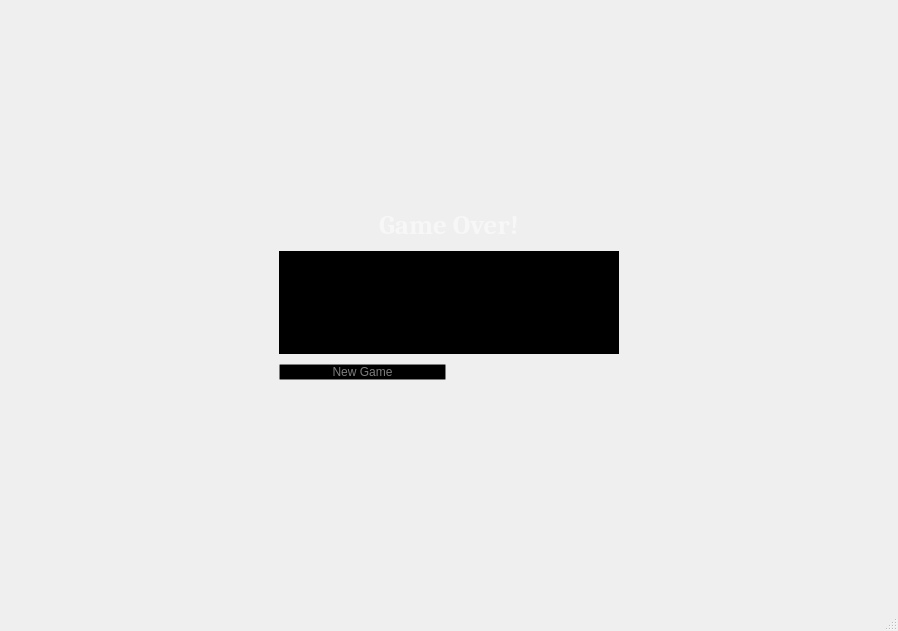
<?xml version="1.0" encoding="UTF-8"?>
<ui version="4.0">
 <class>MainWindow</class>
 <widget class="QMainWindow" name="MainWindow">
  <property name="geometry">
   <rect>
    <x>0</x>
    <y>0</y>
    <width>898</width>
    <height>631</height>
   </rect>
  </property>
  <property name="windowTitle">
   <string>Pairs</string>
  </property>
  <property name="autoFillBackground">
   <bool>false</bool>
  </property>
  <property name="styleSheet">
   <string notr="true">QMainWindow {border-image: url(:/resources/Images/background.png) 0 0 0 0 stretch stretch;}</string>
  </property>
  <widget class="QWidget" name="centralwidget">
   <property name="styleSheet">
    <string notr="true"/>
   </property>
   <layout class="QHBoxLayout" name="horizontalLayout">
    <item>
     <widget class="QStackedWidget" name="stackedWidget">
      <property name="sizePolicy">
       <sizepolicy hsizetype="Expanding" vsizetype="Expanding">
        <horstretch>0</horstretch>
        <verstretch>0</verstretch>
       </sizepolicy>
      </property>
      <property name="currentIndex">
       <number>3</number>
      </property>
      <widget class="QWidget" name="startPage">
       <property name="styleSheet">
        <string notr="true">QLabel { background-color : black; color : rgba(255,255,255,125); border-width: 1px; border-style: solid ; border-color: rgba(255,255,255,125)}
QPushButton {background-color: black; color: rgba(255,255,255,125);border-width: 1px; border-style: solid ; border-color: rgba(255,255,255,125)}
</string>
       </property>
       <layout class="QGridLayout" name="gridLayout_2">
        <item row="0" column="0">
         <layout class="QGridLayout" name="menuGridLayout" columnstretch="0,0">
          <property name="leftMargin">
           <number>300</number>
          </property>
          <property name="topMargin">
           <number>200</number>
          </property>
          <property name="rightMargin">
           <number>300</number>
          </property>
          <property name="bottomMargin">
           <number>200</number>
          </property>
          <item row="1" column="1">
           <widget class="QSpinBox" name="playersSpinBox">
            <property name="styleSheet">
             <string notr="true"/>
            </property>
            <property name="alignment">
             <set>Qt::AlignCenter</set>
            </property>
            <property name="minimum">
             <number>2</number>
            </property>
            <property name="maximum">
             <number>6</number>
            </property>
           </widget>
          </item>
          <item row="3" column="0">
           <widget class="QPushButton" name="startPushButton">
            <property name="text">
             <string>Start</string>
            </property>
           </widget>
          </item>
          <item row="3" column="1">
           <widget class="QPushButton" name="quitPushButton">
            <property name="text">
             <string>Quit</string>
            </property>
           </widget>
          </item>
          <item row="2" column="0">
           <widget class="QLabel" name="pairsLabel">
            <property name="text">
             <string>Pairs</string>
            </property>
            <property name="alignment">
             <set>Qt::AlignCenter</set>
            </property>
           </widget>
          </item>
          <item row="1" column="0">
           <widget class="QLabel" name="playersLabel">
            <property name="enabled">
             <bool>true</bool>
            </property>
            <property name="text">
             <string>Players</string>
            </property>
            <property name="scaledContents">
             <bool>false</bool>
            </property>
            <property name="alignment">
             <set>Qt::AlignCenter</set>
            </property>
            <property name="wordWrap">
             <bool>false</bool>
            </property>
           </widget>
          </item>
          <item row="2" column="1">
           <widget class="QSpinBox" name="pairsSpinBox">
            <property name="styleSheet">
             <string notr="true"/>
            </property>
            <property name="alignment">
             <set>Qt::AlignCenter</set>
            </property>
            <property name="buttonSymbols">
             <enum>QAbstractSpinBox::UpDownArrows</enum>
            </property>
            <property name="minimum">
             <number>2</number>
            </property>
            <property name="maximum">
             <number>20</number>
            </property>
           </widget>
          </item>
          <item row="0" column="0" colspan="2">
           <widget class="QLabel" name="titleLabel">
            <property name="font">
             <font>
              <family>Caladea</family>
              <pointsize>30</pointsize>
              <weight>75</weight>
              <bold>true</bold>
             </font>
            </property>
            <property name="text">
             <string>Pairs </string>
            </property>
            <property name="textFormat">
             <enum>Qt::AutoText</enum>
            </property>
            <property name="alignment">
             <set>Qt::AlignCenter</set>
            </property>
            <property name="margin">
             <number>0</number>
            </property>
           </widget>
          </item>
         </layout>
        </item>
       </layout>
      </widget>
      <widget class="QWidget" name="playerNamesPage">
       <property name="sizePolicy">
        <sizepolicy hsizetype="Preferred" vsizetype="Expanding">
         <horstretch>0</horstretch>
         <verstretch>0</verstretch>
        </sizepolicy>
       </property>
       <property name="styleSheet">
        <string notr="true">QLabel { color : rgba(255,255,255,125)}
QPushButton {background-color: black; color: rgba(255,255,255,125) ;border-width: 1px; border-style: solid ; border-color: rgba(255,255,255,125)}</string>
       </property>
       <layout class="QGridLayout" name="insertNamesLayout" rowstretch="1,0,0" columnstretch="0">
        <property name="sizeConstraint">
         <enum>QLayout::SetDefaultConstraint</enum>
        </property>
        <property name="leftMargin">
         <number>250</number>
        </property>
        <property name="topMargin">
         <number>100</number>
        </property>
        <property name="rightMargin">
         <number>250</number>
        </property>
        <property name="bottomMargin">
         <number>100</number>
        </property>
        <property name="horizontalSpacing">
         <number>0</number>
        </property>
        <property name="verticalSpacing">
         <number>20</number>
        </property>
        <item row="1" column="0">
         <layout class="QGridLayout" name="playerNamesGridLayout" rowstretch="0" columnstretch="0">
          <property name="sizeConstraint">
           <enum>QLayout::SetMinimumSize</enum>
          </property>
          <property name="leftMargin">
           <number>0</number>
          </property>
          <property name="topMargin">
           <number>0</number>
          </property>
          <property name="rightMargin">
           <number>0</number>
          </property>
          <property name="bottomMargin">
           <number>0</number>
          </property>
          <property name="horizontalSpacing">
           <number>0</number>
          </property>
          <property name="verticalSpacing">
           <number>20</number>
          </property>
         </layout>
        </item>
        <item row="2" column="0">
         <layout class="QGridLayout" name="buttonsGridLayout">
          <property name="sizeConstraint">
           <enum>QLayout::SetFixedSize</enum>
          </property>
          <property name="leftMargin">
           <number>0</number>
          </property>
          <property name="rightMargin">
           <number>0</number>
          </property>
          <item row="0" column="0">
           <widget class="QPushButton" name="gameOnPushButton">
            <property name="enabled">
             <bool>true</bool>
            </property>
            <property name="text">
             <string>Game on!</string>
            </property>
           </widget>
          </item>
         </layout>
        </item>
        <item row="0" column="0">
         <layout class="QGridLayout" name="enterNamesGridLayout">
          <property name="sizeConstraint">
           <enum>QLayout::SetMinimumSize</enum>
          </property>
          <property name="leftMargin">
           <number>0</number>
          </property>
          <property name="topMargin">
           <number>0</number>
          </property>
          <property name="rightMargin">
           <number>0</number>
          </property>
          <property name="bottomMargin">
           <number>0</number>
          </property>
         </layout>
        </item>
       </layout>
      </widget>
      <widget class="QWidget" name="gameboardPage">
       <property name="styleSheet">
        <string notr="true">QLabel{background-color : transparent ; color : rgba(255,255,255,125)}</string>
       </property>
       <layout class="QGridLayout" name="gameboardLayout" rowstretch="3,5" columnstretch="6,2">
        <property name="leftMargin">
         <number>10</number>
        </property>
        <property name="topMargin">
         <number>10</number>
        </property>
        <property name="rightMargin">
         <number>10</number>
        </property>
        <property name="bottomMargin">
         <number>10</number>
        </property>
        <property name="spacing">
         <number>10</number>
        </property>
        <item row="0" column="0" rowspan="2">
         <layout class="QGridLayout" name="gameBoardGridLayout" columnstretch="0">
          <property name="sizeConstraint">
           <enum>QLayout::SetFixedSize</enum>
          </property>
          <property name="spacing">
           <number>10</number>
          </property>
         </layout>
        </item>
        <item row="1" column="1">
         <layout class="QGridLayout" name="playerStatusGridLayout" rowstretch="0" columnstretch="0">
          <property name="sizeConstraint">
           <enum>QLayout::SetFixedSize</enum>
          </property>
          <property name="bottomMargin">
           <number>0</number>
          </property>
         </layout>
        </item>
        <item row="0" column="1">
         <layout class="QGridLayout" name="gridLayout">
          <property name="sizeConstraint">
           <enum>QLayout::SetFixedSize</enum>
          </property>
          <property name="topMargin">
           <number>300</number>
          </property>
          <item row="0" column="0">
           <widget class="QLabel" name="scoresLabel">
            <property name="sizePolicy">
             <sizepolicy hsizetype="Preferred" vsizetype="Preferred">
              <horstretch>0</horstretch>
              <verstretch>0</verstretch>
             </sizepolicy>
            </property>
            <property name="sizeIncrement">
             <size>
              <width>0</width>
              <height>0</height>
             </size>
            </property>
            <property name="font">
             <font>
              <family>Caladea</family>
              <pointsize>20</pointsize>
              <weight>75</weight>
              <bold>true</bold>
             </font>
            </property>
            <property name="styleSheet">
             <string notr="true">background-color: transparent; 
color : rgba(255,255,255,125)</string>
            </property>
            <property name="text">
             <string>SCORES</string>
            </property>
            <property name="scaledContents">
             <bool>true</bool>
            </property>
            <property name="alignment">
             <set>Qt::AlignCenter</set>
            </property>
           </widget>
          </item>
         </layout>
        </item>
       </layout>
      </widget>
      <widget class="QWidget" name="gameOverPage">
       <property name="sizePolicy">
        <sizepolicy hsizetype="Expanding" vsizetype="Expanding">
         <horstretch>0</horstretch>
         <verstretch>0</verstretch>
        </sizepolicy>
       </property>
       <property name="styleSheet">
        <string notr="true">QLabel { color : rgba(255,255,255,125) }
QTextBrowser{color : rgba(255,255,255,125)}
QPushButton {background-color: black; color: rgba(255,255,255,125) ;border-width: 1px; border-style: solid ; border-color: rgba(255,255,255,125)}</string>
       </property>
       <layout class="QGridLayout" name="gridLayout_3">
        <property name="leftMargin">
         <number>250</number>
        </property>
        <property name="topMargin">
         <number>200</number>
        </property>
        <property name="rightMargin">
         <number>250</number>
        </property>
        <property name="bottomMargin">
         <number>200</number>
        </property>
        <property name="verticalSpacing">
         <number>6</number>
        </property>
        <item row="0" column="0">
         <layout class="QGridLayout" name="gameOverGridLayout">
          <property name="sizeConstraint">
           <enum>QLayout::SetNoConstraint</enum>
          </property>
          <property name="leftMargin">
           <number>20</number>
          </property>
          <property name="rightMargin">
           <number>20</number>
          </property>
          <property name="bottomMargin">
           <number>20</number>
          </property>
          <property name="verticalSpacing">
           <number>10</number>
          </property>
          <item row="1" column="0" colspan="2">
           <widget class="QLabel" name="gameOverMessageLabel">
            <property name="enabled">
             <bool>false</bool>
            </property>
            <property name="sizePolicy">
             <sizepolicy hsizetype="Expanding" vsizetype="Expanding">
              <horstretch>2</horstretch>
              <verstretch>1</verstretch>
             </sizepolicy>
            </property>
            <property name="maximumSize">
             <size>
              <width>16777215</width>
              <height>16777215</height>
             </size>
            </property>
            <property name="font">
             <font>
              <family>Caladea</family>
              <pointsize>14</pointsize>
             </font>
            </property>
            <property name="layoutDirection">
             <enum>Qt::LeftToRight</enum>
            </property>
            <property name="styleSheet">
             <string notr="true">background-color: black</string>
            </property>
            <property name="text">
             <string/>
            </property>
            <property name="scaledContents">
             <bool>true</bool>
            </property>
            <property name="alignment">
             <set>Qt::AlignCenter</set>
            </property>
           </widget>
          </item>
          <item row="0" column="0" colspan="2">
           <widget class="QLabel" name="gameOverLabel">
            <property name="font">
             <font>
              <family>Caladea</family>
              <pointsize>20</pointsize>
              <weight>75</weight>
              <bold>true</bold>
             </font>
            </property>
            <property name="text">
             <string>Game Over!</string>
            </property>
            <property name="alignment">
             <set>Qt::AlignCenter</set>
            </property>
           </widget>
          </item>
          <item row="2" column="0">
           <widget class="QPushButton" name="newGamePushButton">
            <property name="text">
             <string>New Game</string>
            </property>
           </widget>
          </item>
         </layout>
        </item>
       </layout>
      </widget>
     </widget>
    </item>
   </layout>
  </widget>
  <widget class="QStatusBar" name="statusbar"/>
 </widget>
 <resources/>
 <connections/>
</ui>
